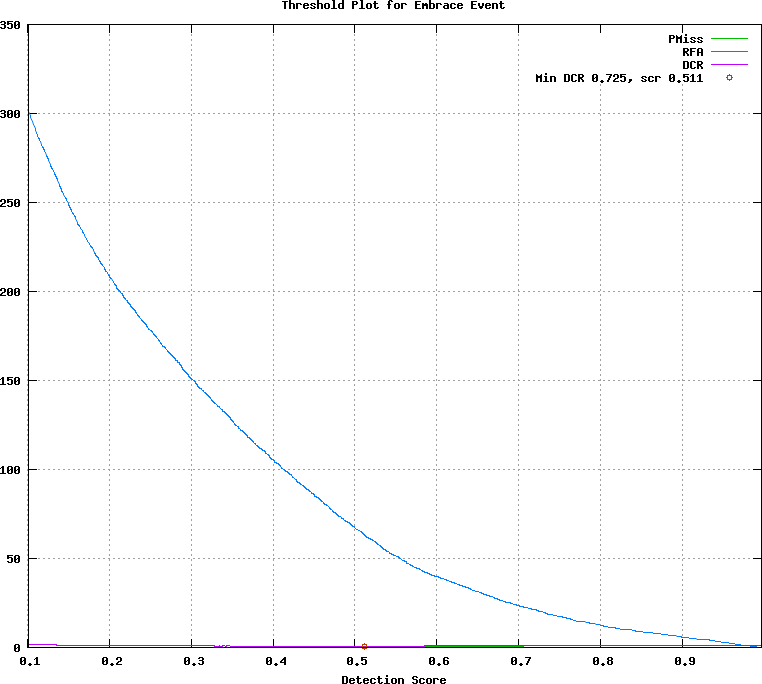

The gnuplot source for this figure:
## GNUPLOT command file
set terminal postscript color
set style data lines
set title 'Threshold Plot for Embrace Event'
set xlabel 'Detection Score'
set grid
set size ratio 0.85
plot [0.101000:0.997000]  \
  'test.det.Embrace_Event.dat.1' using 1:4 title 'PMiss' with lines lt 2, \
  'test.det.Embrace_Event.dat.1' using 1:5 title 'RFA' with lines lt 3, \
  'test.det.Embrace_Event.dat.1' using 1:6 title 'DCR' with lines lt 4, \
  'test.det.Embrace_Event.dat.2' using 1:2 title 'Min DCR 0.725, scr 0.511' with points lt 6
